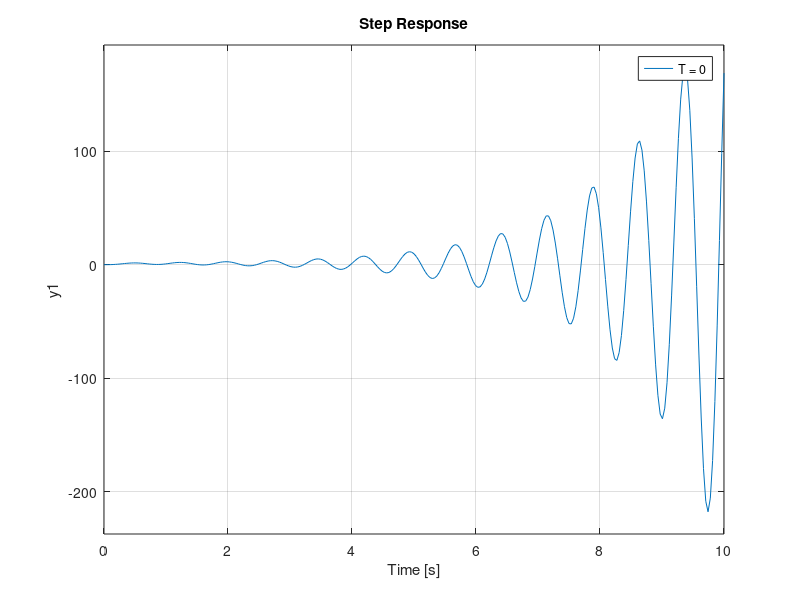

This figure's MATLAB source:
w = 10;
Ts = 0:0.1:0.3;

legendLabels = cell(1, length(Ts));
hold on;

for i = 1:length(Ts);
    T = Ts(i);
    h = tf([w^2], [T 1 2*w w^2]);
    xlim([0 4])
    ylim([0 2])
    step(h)
    legendLabels{i} = ['T = ' num2str(T)];
end
legend(legendLabels)
hold off;

saveas(gcf, "../pdf/figures/oppg2_respons.png")